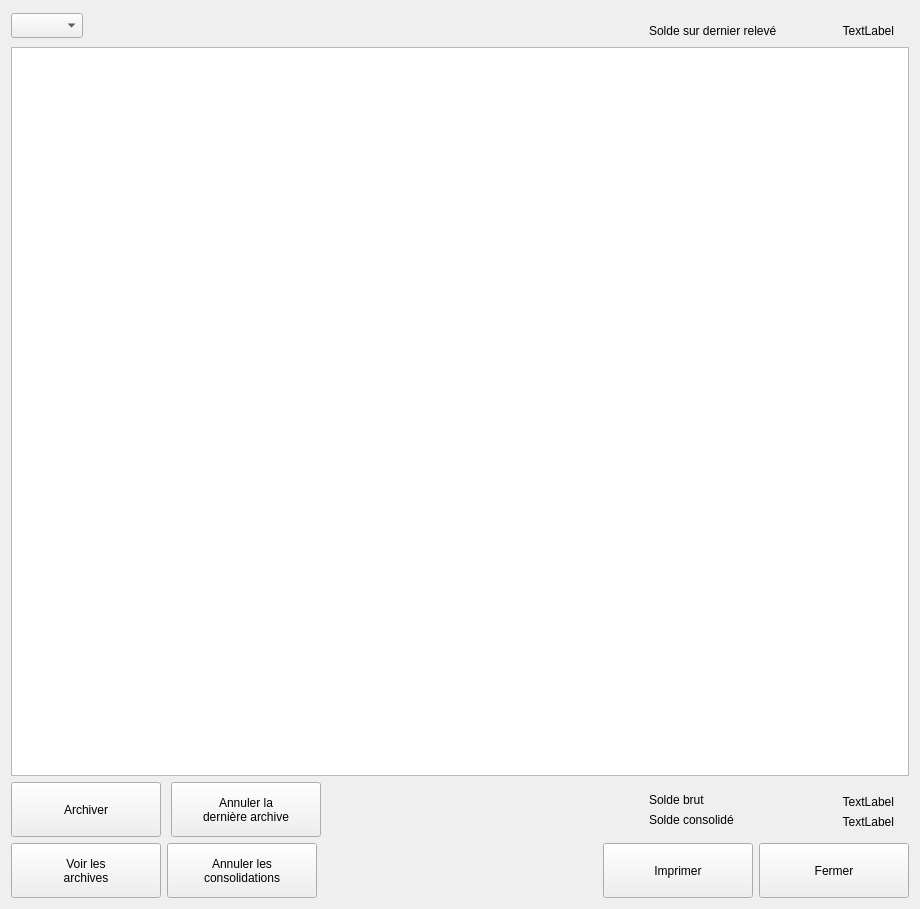
<?xml version="1.0" encoding="UTF-8"?>
<!-- (C) 2016 LAINE SERGE

This program is free software; you can redistribute it and/or modify
it under the terms of the GNU General Public License as published by
the Free Software Foundation; either version 2 of the License, or
(at your option) any later version.

This program is distributed in the hope that it will be useful,
but WITHOUT ANY WARRANTY; without even the implied warranty of
MERCHANTABILITY or FITNESS FOR A PARTICULAR PURPOSE. See the
GNU General Public License for more details.

You should have received a copy of the GNU General Public License along
with this program; if not, write to the Free Software Foundation, Inc.,
51 Franklin Street, Fifth Floor, Boston, MA 02110-1301 USA.
-->
<ui version="4.0">
 <class>dlg_comptes</class>
 <widget class="QDialog" name="dlg_comptes">
  <property name="geometry">
   <rect>
    <x>0</x>
    <y>0</y>
    <width>920</width>
    <height>909</height>
   </rect>
  </property>
  <property name="minimumSize">
   <size>
    <width>920</width>
    <height>0</height>
   </size>
  </property>
  <property name="maximumSize">
   <size>
    <width>920</width>
    <height>16777215</height>
   </size>
  </property>
  <property name="windowTitle">
   <string>Dialog</string>
  </property>
  <layout class="QVBoxLayout" name="verticalLayout">
   <item>
    <layout class="QHBoxLayout" name="horizontalLayout_3">
     <item>
      <widget class="QComboBox" name="BanquecomboBox">
       <property name="maximumSize">
        <size>
         <width>16777215</width>
         <height>25</height>
        </size>
       </property>
      </widget>
     </item>
     <item>
      <spacer name="horizontalSpacer_3">
       <property name="orientation">
        <enum>Qt::Horizontal</enum>
       </property>
       <property name="sizeHint" stdset="0">
        <size>
         <width>40</width>
         <height>20</height>
        </size>
       </property>
      </spacer>
     </item>
     <item>
      <widget class="QFrame" name="frame">
       <property name="minimumSize">
        <size>
         <width>260</width>
         <height>30</height>
        </size>
       </property>
       <property name="maximumSize">
        <size>
         <width>290</width>
         <height>20</height>
        </size>
       </property>
       <property name="frameShape">
        <enum>QFrame::NoFrame</enum>
       </property>
       <property name="frameShadow">
        <enum>QFrame::Plain</enum>
       </property>
       <widget class="QLabel" name="SoldeSurRelevelabel">
        <property name="geometry">
         <rect>
          <x>0</x>
          <y>5</y>
          <width>151</width>
          <height>20</height>
         </rect>
        </property>
        <property name="text">
         <string>Solde sur dernier relevé</string>
        </property>
       </widget>
       <widget class="QLabel" name="MontantSoldeSurRelevelabel">
        <property name="geometry">
         <rect>
          <x>144</x>
          <y>5</y>
          <width>101</width>
          <height>20</height>
         </rect>
        </property>
        <property name="minimumSize">
         <size>
          <width>85</width>
          <height>0</height>
         </size>
        </property>
        <property name="text">
         <string>TextLabel</string>
        </property>
        <property name="alignment">
         <set>Qt::AlignRight|Qt::AlignTrailing|Qt::AlignVCenter</set>
        </property>
       </widget>
      </widget>
     </item>
    </layout>
   </item>
   <item>
    <widget class="UpTableWidget" name="upTableWidget">
     <property name="mouseTracking">
      <bool>true</bool>
     </property>
     <property name="focusPolicy">
      <enum>Qt::NoFocus</enum>
     </property>
     <property name="contextMenuPolicy">
      <enum>Qt::CustomContextMenu</enum>
     </property>
     <property name="editTriggers">
      <set>QAbstractItemView::NoEditTriggers</set>
     </property>
     <property name="selectionMode">
      <enum>QAbstractItemView::NoSelection</enum>
     </property>
     <property name="selectionBehavior">
      <enum>QAbstractItemView::SelectRows</enum>
     </property>
    </widget>
   </item>
   <item>
    <layout class="QHBoxLayout" name="horizontalLayout_2">
     <property name="spacing">
      <number>10</number>
     </property>
     <item>
      <widget class="UpPushButton" name="ArchiverpushButton">
       <property name="sizePolicy">
        <sizepolicy hsizetype="Fixed" vsizetype="Fixed">
         <horstretch>0</horstretch>
         <verstretch>0</verstretch>
        </sizepolicy>
       </property>
       <property name="minimumSize">
        <size>
         <width>150</width>
         <height>55</height>
        </size>
       </property>
       <property name="focusPolicy">
        <enum>Qt::NoFocus</enum>
       </property>
       <property name="text">
        <string>Archiver</string>
       </property>
       <property name="icon">
        <iconset resource="Images/images.qrc">
         <normaloff>:/Archives.png</normaloff>:/Archives.png</iconset>
       </property>
       <property name="iconSize">
        <size>
         <width>35</width>
         <height>35</height>
        </size>
       </property>
      </widget>
     </item>
     <item>
      <widget class="UpPushButton" name="AnnulArchivepushButton">
       <property name="minimumSize">
        <size>
         <width>150</width>
         <height>55</height>
        </size>
       </property>
       <property name="maximumSize">
        <size>
         <width>150</width>
         <height>55</height>
        </size>
       </property>
       <property name="focusPolicy">
        <enum>Qt::NoFocus</enum>
       </property>
       <property name="text">
        <string>Annuler la
dernière archive</string>
       </property>
       <property name="icon">
        <iconset resource="Images/images.qrc">
         <normaloff>:/Supprime.png</normaloff>:/Supprime.png</iconset>
       </property>
       <property name="iconSize">
        <size>
         <width>30</width>
         <height>30</height>
        </size>
       </property>
      </widget>
     </item>
     <item>
      <spacer name="horizontalSpacer_2">
       <property name="orientation">
        <enum>Qt::Horizontal</enum>
       </property>
       <property name="sizeHint" stdset="0">
        <size>
         <width>40</width>
         <height>20</height>
        </size>
       </property>
      </spacer>
     </item>
     <item>
      <widget class="QFrame" name="horizontalFrame">
       <property name="minimumSize">
        <size>
         <width>260</width>
         <height>50</height>
        </size>
       </property>
       <property name="maximumSize">
        <size>
         <width>16777215</width>
         <height>80</height>
        </size>
       </property>
       <widget class="QLabel" name="MontantSoldeBrutlabel">
        <property name="geometry">
         <rect>
          <x>160</x>
          <y>10</y>
          <width>85</width>
          <height>20</height>
         </rect>
        </property>
        <property name="minimumSize">
         <size>
          <width>85</width>
          <height>0</height>
         </size>
        </property>
        <property name="text">
         <string>TextLabel</string>
        </property>
        <property name="alignment">
         <set>Qt::AlignRight|Qt::AlignTrailing|Qt::AlignVCenter</set>
        </property>
       </widget>
       <widget class="QLabel" name="MontantSoldeConsolidelabel">
        <property name="geometry">
         <rect>
          <x>160</x>
          <y>30</y>
          <width>85</width>
          <height>20</height>
         </rect>
        </property>
        <property name="minimumSize">
         <size>
          <width>85</width>
          <height>0</height>
         </size>
        </property>
        <property name="text">
         <string>TextLabel</string>
        </property>
        <property name="alignment">
         <set>Qt::AlignRight|Qt::AlignTrailing|Qt::AlignVCenter</set>
        </property>
       </widget>
       <widget class="QLabel" name="SoldeBrutlabel">
        <property name="geometry">
         <rect>
          <x>0</x>
          <y>10</y>
          <width>101</width>
          <height>16</height>
         </rect>
        </property>
        <property name="text">
         <string>Solde brut</string>
        </property>
       </widget>
       <widget class="QLabel" name="SoldeConsolidelabel">
        <property name="geometry">
         <rect>
          <x>0</x>
          <y>30</y>
          <width>151</width>
          <height>16</height>
         </rect>
        </property>
        <property name="text">
         <string>Solde consolidé</string>
        </property>
       </widget>
      </widget>
     </item>
    </layout>
   </item>
   <item>
    <layout class="QHBoxLayout" name="horizontalLayout">
     <item>
      <widget class="UpPushButton" name="VoirArchivespushButton">
       <property name="sizePolicy">
        <sizepolicy hsizetype="Fixed" vsizetype="Fixed">
         <horstretch>0</horstretch>
         <verstretch>0</verstretch>
        </sizepolicy>
       </property>
       <property name="minimumSize">
        <size>
         <width>150</width>
         <height>55</height>
        </size>
       </property>
       <property name="focusPolicy">
        <enum>Qt::NoFocus</enum>
       </property>
       <property name="text">
        <string>Voir les
archives</string>
       </property>
       <property name="icon">
        <iconset resource="Images/images.qrc">
         <normaloff>:/metadoc.png</normaloff>:/metadoc.png</iconset>
       </property>
       <property name="iconSize">
        <size>
         <width>35</width>
         <height>35</height>
        </size>
       </property>
      </widget>
     </item>
     <item>
      <widget class="UpPushButton" name="AnnulerConsolidationspushButton">
       <property name="sizePolicy">
        <sizepolicy hsizetype="Fixed" vsizetype="Fixed">
         <horstretch>0</horstretch>
         <verstretch>0</verstretch>
        </sizepolicy>
       </property>
       <property name="minimumSize">
        <size>
         <width>150</width>
         <height>55</height>
        </size>
       </property>
       <property name="maximumSize">
        <size>
         <width>150</width>
         <height>55</height>
        </size>
       </property>
       <property name="focusPolicy">
        <enum>Qt::NoFocus</enum>
       </property>
       <property name="text">
        <string>Annuler les
consolidations</string>
       </property>
       <property name="icon">
        <iconset resource="Images/images.qrc">
         <normaloff>:/Supprime.png</normaloff>:/Supprime.png</iconset>
       </property>
       <property name="iconSize">
        <size>
         <width>35</width>
         <height>35</height>
        </size>
       </property>
      </widget>
     </item>
     <item>
      <spacer name="horizontalSpacer">
       <property name="orientation">
        <enum>Qt::Horizontal</enum>
       </property>
       <property name="sizeHint" stdset="0">
        <size>
         <width>40</width>
         <height>20</height>
        </size>
       </property>
      </spacer>
     </item>
     <item>
      <widget class="UpPushButton" name="ImprimepushButton">
       <property name="sizePolicy">
        <sizepolicy hsizetype="Fixed" vsizetype="Fixed">
         <horstretch>0</horstretch>
         <verstretch>0</verstretch>
        </sizepolicy>
       </property>
       <property name="minimumSize">
        <size>
         <width>150</width>
         <height>55</height>
        </size>
       </property>
       <property name="focusPolicy">
        <enum>Qt::NoFocus</enum>
       </property>
       <property name="text">
        <string>Imprimer</string>
       </property>
       <property name="icon">
        <iconset resource="Images/images.qrc">
         <normaloff>:/Imprimer.png</normaloff>:/Imprimer.png</iconset>
       </property>
       <property name="iconSize">
        <size>
         <width>35</width>
         <height>35</height>
        </size>
       </property>
      </widget>
     </item>
     <item>
      <widget class="UpPushButton" name="OKpushButton">
       <property name="sizePolicy">
        <sizepolicy hsizetype="Fixed" vsizetype="Fixed">
         <horstretch>0</horstretch>
         <verstretch>0</verstretch>
        </sizepolicy>
       </property>
       <property name="minimumSize">
        <size>
         <width>150</width>
         <height>55</height>
        </size>
       </property>
       <property name="focusPolicy">
        <enum>Qt::NoFocus</enum>
       </property>
       <property name="text">
        <string>Fermer</string>
       </property>
       <property name="icon">
        <iconset resource="Images/images.qrc">
         <normaloff>:/start.png</normaloff>:/start.png</iconset>
       </property>
       <property name="iconSize">
        <size>
         <width>35</width>
         <height>35</height>
        </size>
       </property>
      </widget>
     </item>
    </layout>
   </item>
  </layout>
 </widget>
 <customwidgets>
  <customwidget>
   <class>UpPushButton</class>
   <extends>QPushButton</extends>
   <header>uppushbutton.h</header>
  </customwidget>
  <customwidget>
   <class>UpTableWidget</class>
   <extends>QTableWidget</extends>
   <header>uptablewidget.h</header>
  </customwidget>
 </customwidgets>
 <resources>
  <include location="Images/images.qrc"/>
 </resources>
 <connections/>
</ui>
